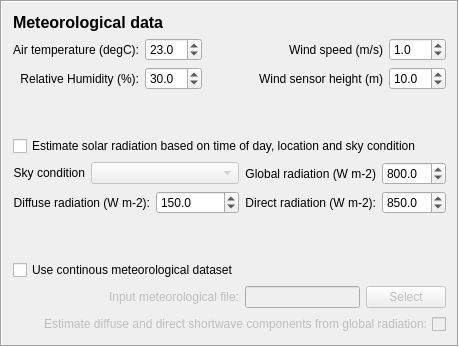
    <widget class="QFrame" name="frame_2">
     <property name="frameShape">
      <enum>QFrame::Box</enum>
     </property>
     <property name="frameShadow">
      <enum>QFrame::Sunken</enum>
     </property>
     <layout class="QGridLayout" name="gridLayout_14">
      <item row="3" column="0" colspan="3">
       <widget class="QCheckBox" name="CheckBoxBoxSkyCondition">
        <property name="enabled">
         <bool>true</bool>
        </property>
        <property name="toolTip">
         <string>Consider human as cylinder instead of box ||Tick this box to consider man as a cylinder instead of a box according to Holmer at al. (2015).</string>
        </property>
        <property name="text">
         <string>Estimate solar radiation based on time of day, location and sky condition</string>
        </property>
        <property name="checked">
         <bool>false</bool>
        </property>
       </widget>
      </item>
      <item row="0" column="0">
       <widget class="QLabel" name="label_17">
        <property name="text">
         <string>&lt;!DOCTYPE HTML PUBLIC &quot;-//W3C//DTD HTML 4.0//EN&quot; &quot;http://www.w3.org/TR/REC-html40/strict.dtd&quot;&gt;
&lt;html&gt;&lt;head&gt;&lt;meta name=&quot;qrichtext&quot; content=&quot;1&quot; /&gt;&lt;style type=&quot;text/css&quot;&gt;
p, li { white-space: pre-wrap; }
&lt;/style&gt;&lt;/head&gt;&lt;body style=&quot; font-family:'MS Shell Dlg 2'; font-size:8pt; font-weight:400; font-style:normal;&quot;&gt;
&lt;p style=&quot; margin-top:0px; margin-bottom:0px; margin-left:0px; margin-right:0px; -qt-block-indent:0; text-indent:0px;&quot;&gt;&lt;span style=&quot; font-size:12pt; font-weight:600;&quot;&gt;Meteorological data&lt;/span&gt;&lt;/p&gt;&lt;/body&gt;&lt;/html&gt;</string>
        </property>
       </widget>
      </item>
      <item row="6" column="0">
       <spacer name="verticalSpacer_2">
        <property name="orientation">
         <enum>Qt::Vertical</enum>
        </property>
        <property name="sizeHint" stdset="0">
         <size>
          <width>20</width>
          <height>40</height>
         </size>
        </property>
       </spacer>
      </item>
      <item row="7" column="0">
       <widget class="QCheckBox" name="CheckBoxMetData">
        <property name="toolTip">
         <string>Tick this in if a time series of data should be used. The specific format could be prepared with the Metdata-processor</string>
        </property>
        <property name="text">
         <string>Use continous meteorological dataset</string>
        </property>
        <property name="checked">
         <bool>false</bool>
        </property>
       </widget>
      </item>
      <item row="1" column="0" colspan="3">
       <layout class="QGridLayout" name="gridLayout_6">
        <item row="0" column="1">
         <widget class="QDoubleSpinBox" name="doubleSpinBoxTa">
          <property name="toolTip">
           <string>Settings used if no meteorological dataset is used.</string>
          </property>
          <property name="decimals">
           <number>1</number>
          </property>
          <property name="minimum">
           <double>-40.000000000000000</double>
          </property>
          <property name="maximum">
           <double>50.000000000000000</double>
          </property>
          <property name="singleStep">
           <double>1.000000000000000</double>
          </property>
          <property name="value">
           <double>23.000000000000000</double>
          </property>
         </widget>
        </item>
        <item row="1" column="3" colspan="2">
         <widget class="QLabel" name="label_39">
          <property name="text">
           <string>Wind sensor height (m)</string>
          </property>
          <property name="textFormat">
           <enum>Qt::PlainText</enum>
          </property>
          <property name="alignment">
           <set>Qt::AlignRight|Qt::AlignTrailing|Qt::AlignVCenter</set>
          </property>
         </widget>
        </item>
        <item row="1" column="0">
         <widget class="QLabel" name="label_11">
          <property name="text">
           <string>Relative Humidity (%):</string>
          </property>
          <property name="textFormat">
           <enum>Qt::PlainText</enum>
          </property>
          <property name="alignment">
           <set>Qt::AlignRight|Qt::AlignTrailing|Qt::AlignVCenter</set>
          </property>
         </widget>
        </item>
        <item row="1" column="1">
         <widget class="QDoubleSpinBox" name="doubleSpinBoxRH">
          <property name="toolTip">
           <string>Settings used if no meteorological dataset is used.</string>
          </property>
          <property name="decimals">
           <number>1</number>
          </property>
          <property name="maximum">
           <double>100.000000000000000</double>
          </property>
          <property name="singleStep">
           <double>1.000000000000000</double>
          </property>
          <property name="value">
           <double>30.000000000000000</double>
          </property>
         </widget>
        </item>
        <item row="0" column="0">
         <widget class="QLabel" name="label_6">
          <property name="text">
           <string>Air temperature (degC):</string>
          </property>
          <property name="textFormat">
           <enum>Qt::PlainText</enum>
          </property>
          <property name="alignment">
           <set>Qt::AlignRight|Qt::AlignTrailing|Qt::AlignVCenter</set>
          </property>
         </widget>
        </item>
        <item row="1" column="5">
         <widget class="QDoubleSpinBox" name="doubleSpinBoxWsHt">
          <property name="toolTip">
           <string>Height in meters above ground where wind observations is observed</string>
          </property>
          <property name="decimals">
           <number>1</number>
          </property>
          <property name="singleStep">
           <double>0.100000000000000</double>
          </property>
          <property name="value">
           <double>10.000000000000000</double>
          </property>
         </widget>
        </item>
        <item row="1" column="2">
         <spacer name="horizontalSpacer_5">
          <property name="orientation">
           <enum>Qt::Horizontal</enum>
          </property>
          <property name="sizeHint" stdset="0">
           <size>
            <width>40</width>
            <height>20</height>
           </size>
          </property>
         </spacer>
        </item>
        <item row="0" column="5">
         <widget class="QDoubleSpinBox" name="doubleSpinBoxWs">
          <property name="decimals">
           <number>1</number>
          </property>
          <property name="maximum">
           <double>60.000000000000000</double>
          </property>
          <property name="singleStep">
           <double>0.100000000000000</double>
          </property>
          <property name="value">
           <double>1.000000000000000</double>
          </property>
         </widget>
        </item>
        <item row="0" column="4">
         <widget class="QLabel" name="label_38">
          <property name="text">
           <string>Wind speed (m/s)</string>
          </property>
          <property name="textFormat">
           <enum>Qt::PlainText</enum>
          </property>
          <property name="alignment">
           <set>Qt::AlignRight|Qt::AlignTrailing|Qt::AlignVCenter</set>
          </property>
         </widget>
        </item>
       </layout>
      </item>
      <item row="4" column="0">
       <layout class="QFormLayout" name="formLayout_9">
        <item row="0" column="0">
         <widget class="QLabel" name="label_33">
          <property name="enabled">
           <bool>true</bool>
          </property>
          <property name="text">
           <string>Sky condition</string>
          </property>
          <property name="textFormat">
           <enum>Qt::PlainText</enum>
          </property>
          <property name="alignment">
           <set>Qt::AlignRight|Qt::AlignTrailing|Qt::AlignVCenter</set>
          </property>
         </widget>
        </item>
        <item row="0" column="1">
         <widget class="QComboBox" name="comboBoxSky">
          <property name="enabled">
           <bool>false</bool>
          </property>
          <property name="toolTip">
           <string>Choose between standing (default) and sitting.</string>
          </property>
          <property name="whatsThis">
           <string>A raster Digital surface Model consisting of ground and building heights</string>
          </property>
          <item>
           <property name="text">
            <string/>
           </property>
          </item>
          <item>
           <property name="text">
            <string>Clear (100%)</string>
           </property>
          </item>
          <item>
           <property name="text">
            <string>Semi cloudy (80%)</string>
           </property>
          </item>
          <item>
           <property name="text">
            <string>Semi cloudy (60%)</string>
           </property>
          </item>
          <item>
           <property name="text">
            <string>Cloudy (40%)</string>
           </property>
          </item>
         </widget>
        </item>
       </layout>
      </item>
      <item row="4" column="1" rowspan="2" colspan="2">
       <layout class="QGridLayout" name="gridLayout_7">
        <item row="0" column="0">
         <widget class="QLabel" name="label_18">
          <property name="enabled">
           <bool>true</bool>
          </property>
          <property name="text">
           <string>Global radiation (W m-2)</string>
          </property>
          <property name="textFormat">
           <enum>Qt::PlainText</enum>
          </property>
          <property name="alignment">
           <set>Qt::AlignRight|Qt::AlignTrailing|Qt::AlignVCenter</set>
          </property>
         </widget>
        </item>
        <item row="0" column="1">
         <widget class="QDoubleSpinBox" name="doubleSpinBoxradG">
          <property name="enabled">
           <bool>true</bool>
          </property>
          <property name="toolTip">
           <string>Settings used if no meteorological dataset is used.</string>
          </property>
          <property name="decimals">
           <number>1</number>
          </property>
          <property name="maximum">
           <double>1200.000000000000000</double>
          </property>
          <property name="singleStep">
           <double>1.000000000000000</double>
          </property>
          <property name="value">
           <double>800.000000000000000</double>
          </property>
         </widget>
        </item>
        <item row="1" column="0">
         <widget class="QLabel" name="label_19">
          <property name="enabled">
           <bool>true</bool>
          </property>
          <property name="text">
           <string>Direct radiation (W m-2):</string>
          </property>
          <property name="textFormat">
           <enum>Qt::PlainText</enum>
          </property>
          <property name="alignment">
           <set>Qt::AlignRight|Qt::AlignTrailing|Qt::AlignVCenter</set>
          </property>
         </widget>
        </item>
        <item row="1" column="1">
         <widget class="QDoubleSpinBox" name="doubleSpinBoxradI">
          <property name="enabled">
           <bool>true</bool>
          </property>
          <property name="toolTip">
           <string>Settings used if no meteorological dataset is used.</string>
          </property>
          <property name="decimals">
           <number>1</number>
          </property>
          <property name="maximum">
           <double>1300.000000000000000</double>
          </property>
          <property name="singleStep">
           <double>1.000000000000000</double>
          </property>
          <property name="value">
           <double>850.000000000000000</double>
          </property>
         </widget>
        </item>
       </layout>
      </item>
      <item row="5" column="0">
       <layout class="QGridLayout" name="gridLayout_13">
        <item row="0" column="0">
         <widget class="QLabel" name="label_20">
          <property name="enabled">
           <bool>true</bool>
          </property>
          <property name="text">
           <string>Diffuse radiation (W m-2):</string>
          </property>
          <property name="textFormat">
           <enum>Qt::PlainText</enum>
          </property>
          <property name="alignment">
           <set>Qt::AlignRight|Qt::AlignTrailing|Qt::AlignVCenter</set>
          </property>
         </widget>
        </item>
        <item row="0" column="1">
         <widget class="QDoubleSpinBox" name="doubleSpinBoxradD">
          <property name="enabled">
           <bool>true</bool>
          </property>
          <property name="toolTip">
           <string>Settings used if no meteorological dataset is used.</string>
          </property>
          <property name="decimals">
           <number>1</number>
          </property>
          <property name="maximum">
           <double>600.000000000000000</double>
          </property>
          <property name="singleStep">
           <double>1.000000000000000</double>
          </property>
          <property name="value">
           <double>150.000000000000000</double>
          </property>
         </widget>
        </item>
       </layout>
      </item>
      <item row="9" column="0" colspan="3">
       <widget class="QCheckBox" name="checkBoxUseOnlyGlobal">
        <property name="enabled">
         <bool>false</bool>
        </property>
        <property name="toolTip">
         <string>Tick this box if diffuse and direct shortwave radiation is unavailable. The Reindl et al. (1990) model is used to calculate diffuse radiation. Direct radiation perpendicular to the solar beam should be considered.</string>
        </property>
        <property name="layoutDirection">
         <enum>Qt::RightToLeft</enum>
        </property>
        <property name="text">
         <string>Estimate diffuse and direct shortwave components from global radiation:</string>
        </property>
       </widget>
      </item>
      <item row="8" column="2">
       <widget class="QPushButton" name="pushButtonImportMetData">
        <property name="enabled">
         <bool>false</bool>
        </property>
        <property name="toolTip">
         <string>Select meteorological file. The data should be in specific format (see Metdata processor)</string>
        </property>
        <property name="text">
         <string>Select</string>
        </property>
       </widget>
      </item>
      <item row="8" column="0">
       <widget class="QLabel" name="label_9">
        <property name="enabled">
         <bool>false</bool>
        </property>
        <property name="text">
         <string>Input meteorological file:</string>
        </property>
        <property name="textFormat">
         <enum>Qt::PlainText</enum>
        </property>
        <property name="alignment">
         <set>Qt::AlignRight|Qt::AlignTrailing|Qt::AlignVCenter</set>
        </property>
       </widget>
      </item>
      <item row="8" column="1">
       <widget class="QLineEdit" name="textInputMetdata">
        <property name="enabled">
         <bool>false</bool>
        </property>
       </widget>
      </item>
      <item row="2" column="0">
       <spacer name="verticalSpacer_3">
        <property name="orientation">
         <enum>Qt::Vertical</enum>
        </property>
        <property name="sizeHint" stdset="0">
         <size>
          <width>20</width>
          <height>40</height>
         </size>
        </property>
       </spacer>
      </item>
     </layout>
    </widget>
